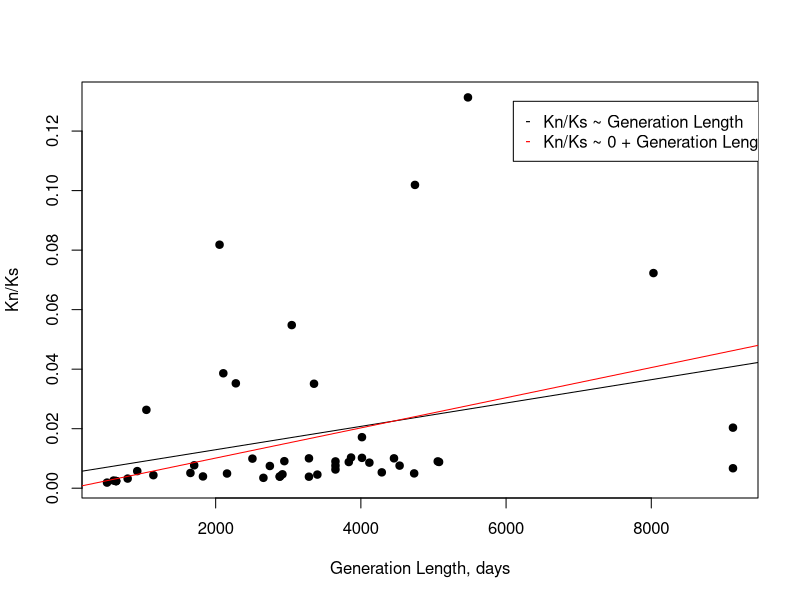
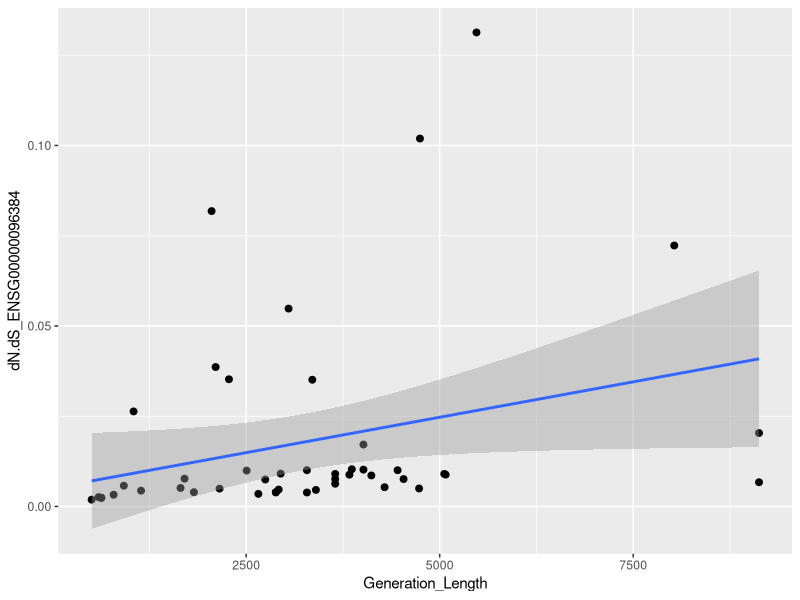

These charts were generated, in order, by the following R code: (Note: this script raises an error after producing the figures.)
rm(list=ls(all=TRUE))


df <- read.table('../../Body/2_Derived/kn.ks.genes.like.hsp.txt')
df[df == 'n/a'] <- NA
df[, -1] <- sapply(df[, -1], as.vector)
df[, -1] <- sapply(df[, -1], as.numeric)

hsp90 <- na.omit(df[,c('dN.dS_ENSG00000096384', 'Species', 'Generation_Length')])
hsp90_lm <- lm(hsp90$dN.dS_ENSG00000096384 ~  hsp90$Generation_Length, data = hsp90)
summary(hsp90_lm)
#Call:
#  lm(formula = hsp90$dN.dS_ENSG00000096384 ~ hsp90$Generation_Length, data = hsp90)

#Residuals:
#  Min        1Q    Median        3Q       Max 
#-0.034183 -0.012535 -0.008299 -0.004468  0.104734 

#Coefficients:
#  Estimate Std. Error t value Pr(>|t|)  
#(Intercept)             5.100e-03  7.422e-03   0.687    0.496  
#hsp90$Generation_Length 3.923e-06  1.956e-06   2.005    0.051 .
#---
#  Signif. codes:  0 ‘***’ 0.001 ‘**’ 0.01 ‘*’ 0.05 ‘.’ 0.1 ‘ ’ 1

#Residual standard error: 0.02659 on 45 degrees of freedom
#Multiple R-squared:  0.08201,	Adjusted R-squared:  0.06161 
#F-statistic:  4.02 on 1 and 45 DF,  p-value: 0.051

hsp90_lm1 <- lm(hsp90$dN.dS_ENSG00000096384 ~ 0 + hsp90$Generation_Length, data = hsp90)
summary(hsp90_lm1)
#Call:
#  lm(formula = hsp90$dN.dS_ENSG00000096384 ~ 0 + hsp90$Generation_Length, 
#     data = hsp90)

#Residuals:
#  Min        1Q    Median        3Q       Max 
#-0.039542 -0.011556 -0.005991 -0.000709  0.103559 

#Coefficients:
#  Estimate Std. Error t value Pr(>|t|)    
#hsp90$Generation_Length 5.069e-06  1.017e-06   4.986  9.2e-06 ***
#  ---
#  Signif. codes:  0 ‘***’ 0.001 ‘**’ 0.01 ‘*’ 0.05 ‘.’ 0.1 ‘ ’ 1

#Residual standard error: 0.02644 on 46 degrees of freedom
#Multiple R-squared:  0.3509,	Adjusted R-squared:  0.3367 
#F-statistic: 24.86 on 1 and 46 DF,  p-value: 9.205e-06

plot(hsp90$Generation_Length, hsp90$dN.dS_ENSG00000096384, pch = 19, xlab = 'Generation Length, days', ylab = 'Kn/Ks')  
abline(hsp90_lm$coefficients[1], hsp90_lm$coefficients[2])  
abline(0, hsp90_lm1$coefficients[1], col = 'red') 
legend(x = 6100, y = 0.13, col = c('black', 'red'), pch = c('-', '-'), legend = c('Kn/Ks ~ Generation Length', 'Kn/Ks ~ 0 + Generation Length'))
title('')

library('ggplot2')
ggplot(hsp90, aes(Generation_Length, dN.dS_ENSG00000096384))+
  geom_point(size = 2)+
  geom_smooth(method = 'lm')



df_hsp90_sp <- df[df$Species %in% hsp90$Species,] #to make linear model for other genes using more or less same speciaes as hsp90




cols <- colnames(df_hsp90_sp[,-c(1, 302)])
for (c in cols) {
  if (length(df_hsp90_sp[is.na(df_hsp90_sp[,c]),c]) >= 10){
    df_hsp90_sp[,c] <- NULL
  }
  
  
}
rows <- rownames(df_hsp90_sp)
for (r in rows) {
  if (length(df_hsp90_sp[r, is.na(df_hsp90_sp[r,])]) >= 10){
    df_hsp90_sp <- df_hsp90_sp[-as.numeric(r),]
  }
}

#perform linear model
slopes <- c()
p_val_slope <- c()
intercept <- c()
p_val_intercept <- c()
R_sq <- c()
R_sq_adj <- c()
number_of_species <- c()
genes <- colnames(df_hsp90_sp)[-c(1,179)]
residual_std_err <- c()
df <- c()


for (gene in genes) {

  a <- na.omit(df_hsp90_sp[,c("Species", gene, 'Generation_Length')])
  
  species <- a[,'Species']
  number_of_species <- c(number_of_species, length(species))
  
  lg <- lm(a[,gene]~a[,'Generation_Length'], data = a)
  sum <- summary(lg)
  b <- sum$coefficients
  
  slopes <- c(slopes, b[2,1])
  p_val_slope <- c(p_val_slope, b[2,4])
  intercept <- c(intercept, b[1,1])
  p_val_intercept <- c(p_val_intercept, b[1,4])
  R_sq <- c(R_sq, sum$r.squared)
  R_sq_adj <- c(R_sq_adj, sum$adj.r.squared)
  residual_std_err <- c(residual_std_err, sum$sigma)
  
}


#table with linear regression parameters
results <- data.frame(genes, slopes, intercept, p_val_slope, p_val_intercept, number_of_species, R_sq, R_sq_adj, residual_std_err)

write.table(results, '../../Body/3_Results/hsp.like.genes.linear.model.results.kn.ks.vs.generation.length.mammals.right.way.txt')



###drawing plots
results <- read.table('../../Body/3_Results/hsp.like.genes.linear.model.results.kn.ks.vs.generation.length.mammals.right.way.txt')


pdf('../../Body/4_Figures/hsp.like.genes.linear.model.slopes.right.way.pdf')

boxplot(results[results$p_val_slope < 0.05,'slopes'], ylab = 'slope')
points(results[results$genes == 'dN.dS_ENSG00000096384', 'slopes'], col = 'red', pch = 19)
title('Slopes of linear regression \"Kn/Ks\" ~ \"generation length\"\n for genes closed to hsp90 (red)\n n = 84, , p_value_slope < 0.05')
legend(x = 50, y = 0.005,legend = 'hsp90', col = 'red', pch = 19)


boxplot(results[results$p_val_slope < 0.05,'intercept'], ylab = 'intercept')
points(results[results$genes == 'dN.dS_ENSG00000096384', 'intercept'], col = 'red', pch = 19)
title('Inercepts of linear regression \"Kn/Ks\" ~ \"generation length\"\n for genes closed to hsp90 (red)\n n = 84, p_value_slope < 0.05')
legend(x = 10, y = 35, legend = 'hsp90', col = 'red', pch = 19)



plot(results[results$p_val_slope < 0.05,'intercept'], results[results$p_val_slope < 0.05,'slopes'],
     xlab = 'intecept', ylab = 'slope')
points(results[results$genes == 'dN.dS_ENSG00000096384','intercept'], results[results$genes == 'dN.dS_ENSG00000096384','slopes'], col = 'red', pch = 19)
lines(x = c(0,1),y =c(0,0), col = 'blue')
title('Slope vs intercept genes like hsp90, n = 84, p_value_slope < 0.05')     
legend(x = 37, y = 0.0056, legend = 'hsp90', col = 'red', pch = 19)

##########

boxplot(results[results$p_val_slope < 0.01,'slopes'], ylab = 'slope')
points(results[results$genes == 'dN.dS_ENSG00000096384', 'slopes'], col = 'red', pch = 19)
title('Slopes of linear regression \"Kn/Ks\" ~ \"generation length\"\n for genes closed to hsp90 (red)\n n = 50, p_value_slope < 0.01')
legend(x = 50, y = 0.005,legend = 'hsp90', col = 'red', pch = 19)


boxplot(results[results$p_val_slope < 0.01,'intercept'], ylab = 'intercept')
points(results[results$genes == 'dN.dS_ENSG00000096384', 'intercept'], col = 'red', pch = 19)
title('Inercepts of linear regression \"Kn/Ks\" ~ \"generation length\"\n for genes closed to hsp90 (red)\n n = 50, p_value_slope < 0.01')
legend(x = 10, y = 35, legend = 'hsp90', col = 'red', pch = 19)



plot(results[results$p_val_slope < 0.01,'intercept'], results[results$p_val_slope < 0.01,'slopes'],
     xlab = 'intecept', ylab = 'slope')
points(results[results$genes == 'dN.dS_ENSG00000096384','intercept'], results[results$genes == 'dN.dS_ENSG00000096384','slopes'], col = 'red', pch = 19)
lines(x = c(0,1),y =c(0,0), col = 'blue')
title('Slope vs intercept genes like hsp90, n = 50, p_value_slope < 0.01')     
legend(x = 20, y = 0.0065, legend = 'hsp90', col = 'red', pch = 19)


#do we need fiter significant p-val??
plot(results[,'intercept'], results[,'slopes'],
     xlab = 'intecept', ylab = 'slope')
points(results[results$genes == 'dN.dS_ENSG00000096384','intercept'], results[results$genes == 'dN.dS_ENSG00000096384','slopes'], col = 'red', pch = 19)
abline(slint$coefficients[1], slint$coefficients[2])
lines(x = c(0,100),y =c(0,0), col = 'blue', lty = 3)
  title('Slope vs intercept genes like hsp90, n = 177')     
legend(x = 37, y = 0.0056, legend = 'hsp90', col = 'red', pch = 19)

dev.off()



slint <- lm(results$slopes~results$intercept)
cor.test(results[,'intercept'], results[,'slopes']) #-0.8930672 
